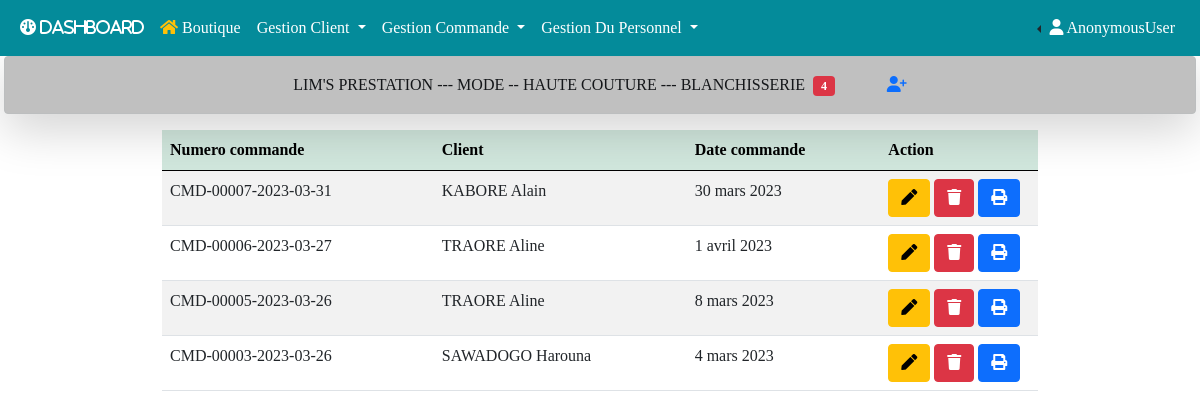
/commande, run on the app's committed database.
### gestion/models.py (models this page shows, shortened)
class Command(models.Model):
    num_commande = models.CharField(unique=True, max_length=100, null=True, blank=True)
    articles = models.ManyToManyField(Tenue, through='LigneCommande')
    client = models.ForeignKey(Client, on_delete=models.CASCADE, null=True, blank=True)
    couturier = models.ForeignKey(Couturier, on_delete=models.CASCADE, null=True, blank=True)
    adresse_livraison = models.CharField(max_length=100, null=True, blank=True)
    date_commande = models.DateField()
    created_at = models.DateTimeField(auto_now_add=True)
    modified_at = models.DateTimeField(auto_now_add=True)

class Client(models.Model):
    nom = models.CharField(max_length=200, null=True)
    prenom = models.CharField(max_length=200, null=True)
    ville = models.ForeignKey(Ville, on_delete=models.CASCADE, null=True, blank=True, verbose_name="Ville")
    telephone = models.CharField(max_length=200, null=True, blank=True, verbose_name="Téléphone")
    bas = models.CharField(max_length=20, null=True, blank=True)
    longpan = models.CharField(max_length=20, null=True, blank=True, verbose_name="Longueur pantalon")
    poignet = models.CharField(max_length=20, null=True, blank=True)
    longjupe = models.CharField(max_length=20, null=True, blank=True, verbose_name="Longueur jupe")
    genou = models.CharField(max_length=20, null=True, blank=True)
    cuiss = models.CharField(max_length=20, null=True, blank=True, verbose_name="Cuisse")
    bassin = models.CharField(max_length=20, null=True, blank=True)
    ceinture = models.CharField(max_length=20, null=True, blank=True)
    longchem = models.CharField(max_length=20, null=True, blank=True, verbose_name="Longueur Chemise")
    frappe = models.CharField(max_length=20, null=True, blank=True)
    longrobe = models.CharField(max_length=20, null=True, blank=True, verbose_name="Longueur Robe")
    longcami = models.CharField(max_length=20, null=True, blank=True, verbose_name="Longueur Camisole")
    pince = models.CharField(max_length=20, null=True, blank=True)
    tourtaille = models.CharField(max_length=20, null=True, blank=True, verbose_name="Tour de taille")
    coole = models.CharField(max_length=20, null=True, blank=True)
    longtaille = models.CharField(max_length=20, null=True, blank=True)
    tourmanch = models.CharField(max_length=20, null=True,blank=True, verbose_name="Tour de manche")
    longmanch = models.CharField(max_length=20, null=True, blank=True,verbose_name="Longueur manche")
    poitrine = models.CharField(max_length=20, null=True, blank=True)
    dos = models.CharField(max_length=20, null=True, blank=True)
    epaul = models.CharField(max_length=20, null=True,blank=True, verbose_name="Epaule")
    avcar = models.CharField(max_length=20, null=True, blank=True)
    arcar = models.CharField(max_length=20, null=True, blank=True)
    fichier = models.FileField(upload_to='uploads_files/', null=True, blank=True)
    created_at = models.DateTimeField(auto_now_add=True)
    modified_at = models.DateTimeField(auto_now_add=True)
    def __str__(self):
        return f'{self.nom} {self.prenom}'

### gestion/views.py (the view)
# urls.py: path('commande', views.commande, name='commande'),
def commande(request):
    commandes=Command.objects.all().order_by('-id')
    nbr_commande = commandes.count()
    context={"nbr_commande":nbr_commande, "commandes":commandes}
    return render(request, 'gestion/commande/commande.html', context)

### gestion/templates/gestion/commande/commande.html (shortened to what this page needs)
{% extends 'base.html' %}
{% block add %}
&nbsp;<span class="badge bg-danger">{{nbr_commande}}</span>
<a href="{% url 'add_commande' %}" title="Ajouter une commande">
<i class="fa-solid fa-user-plus ms-5"></i>
<a/>
{% endblock add %}
{% block main %}
<div class="container w-75">
    <table id="example" class="table table-striped" style="width:100%">
        <thead class="table-success">
            <tr>
                <th>Numero commande</th>
                <th>Client</th>
                <th>Date commande</th>
                <th style="width: 18%;">Action</th>
            </tr>
        </thead>
        <tbody>
            {% for commande in commandes %}
            <tr>
                <td>{{commande.num_commande}}</td>
                <td>{{commande.client}}</td>
                <td>{{commande.date_commande}}</td>
                <td>
                    <a href="{% url 'edit_commande' commande.id %}" type="button" class="btn btn-warning" title="Edit commande" readonly>
                        <i class="fas fa-pen"></i>
                    </a>
                    <a href="{% url 'delete_commande' commande.id %}" type="button" class="btn btn-danger" title="Delete commande">
                        <i class="fas fa-trash"></i>
                    </a>
                    <a href="{% url 'items_commande' commande.id %}" type="button" class="btn btn-primary" title="Delete commande" target="_blank">
                        <i class="fas fa-print"></i>
                    </a>
                </td>
            </tr>
            {% endfor %}
        </tbody>
    </table>
</div>
{% endblock main %}

### lims/static/css/styles.css (style rules this page uses)
* { padding: 0; margin: 0; box-sizing: border-box; list-style-type: none; text-decoration: none; font-family: "verdana"; }

### data on the page
Command: num_commande "CMD-00007-2023-03-31", client "KABORE Alain", date_commande "30 mars 2023"
Command: num_commande "CMD-00006-2023-03-27", client "TRAORE Aline", date_commande "1 avril 2023"
Command: num_commande "CMD-00005-2023-03-26", client "TRAORE Aline", date_commande "8 mars 2023"
Command: num_commande "CMD-00003-2023-03-26", client "SAWADOGO Harouna", date_commande "4 mars 2023"

### other printed values
{{ request.user }} "AnonymousUser"
{{ nbr_commande }} "4"
